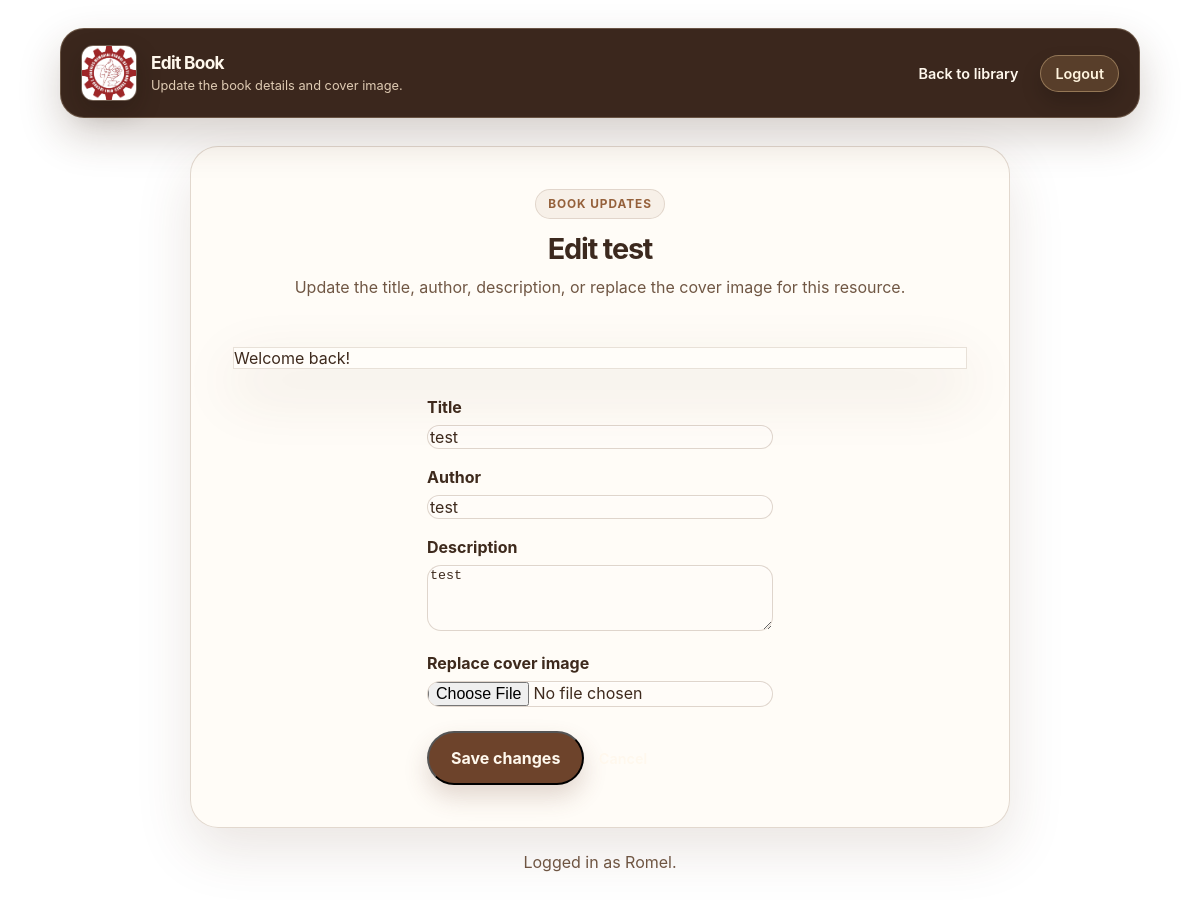
Screenshot of /edit_book.php?id=8 (signed in) with the database file from the repository.
### tables this page shows
CREATE TABLE books (
    id INTEGER PRIMARY KEY,
    title TEXT NOT NULL,
    author TEXT NOT NULL,
    description TEXT NOT NULL,
    file TEXT NOT NULL
, cover TEXT);

CREATE TABLE users (
    id INTEGER PRIMARY KEY AUTOINCREMENT,
    name TEXT NOT NULL,
    email TEXT NOT NULL UNIQUE,
    password_hash TEXT NOT NULL,
    created_at TEXT NOT NULL DEFAULT (datetime('now'))
, role TEXT NOT NULL DEFAULT 'student');

### init.php (called while the page is built, shortened)
<?php
$pdo = require __DIR__ . '/db.php';
function current_user(): ?array
{
    global $pdo;
    $stmt = $pdo->prepare('SELECT id, name, email, role FROM users WHERE id = :id');
    $stmt->execute([':id' => $_SESSION['user_id']]);
    return $stmt->fetch() ?: null;
}
function get_flash(): ?string
{
    $message = $_SESSION['flash_message'];
    return $message;
}
function escape_html(string $value): string
{
    return htmlspecialchars($value, ENT_QUOTES | ENT_SUBSTITUTE, 'UTF-8');
}

### edit_book.php (the view, shortened to what this page needs)
<?php
require __DIR__ . '/init.php';
$user = current_user();
$flash = get_flash();
$bookId = filter_input(INPUT_GET, 'id', FILTER_VALIDATE_INT);
$stmt = $pdo->prepare('SELECT id, title, author, description, file, cover FROM books WHERE id = :id');
$stmt->execute([':id' => $bookId]);
$book = $stmt->fetch();
$title = $book['title'];
$author = $book['author'];
$description = $book['description'];
?>
<!DOCTYPE html>
<html lang="en">
<head>
    <link rel="stylesheet" href="styles.css">
</head>
<body class="admin-page">
<div class="container admin-layout">
    <header class="site-header">
        <a class="site-brand" href="index.php">
            <img src="jzgmsat logo.jpg" alt="School logo" class="site-brand__mark" style="width:56px;height:56px;object-fit:cover;border-radius:12px;">
            <div>
                <div class="site-title">Edit Book</div>
                <div class="site-subtitle">Update the book details and cover image.</div>
            </div>
        </a>
        <nav class="nav-links">
            <a class="nav-link" href="library.php">Back to library</a>
            <a class="nav-link nav-link--button" href="logout.php">Logout</a>
        </nav>
    </header>
    <main class="card form-card">
        <div class="form-card__header">
            <div class="form-card__eyebrow">Book updates</div>
            <h1>Edit <?= escape_html($book['title']) ?></h1>
            <p class="form-card__intro">Update the title, author, description, or replace the cover image for this resource.</p>
        </div>
        <?php if ($flash): ?>
            <div class="alert"><?= escape_html($flash) ?></div>
        <?php endif; ?>
        <form method="post" enctype="multipart/form-data">
            <div class="form-field">
                <label for="title">Title</label>
                <input id="title" name="title" value="<?= escape_html($title) ?>" required>
            </div>
            <div class="form-field">
                <label for="author">Author</label>
                <input id="author" name="author" value="<?= escape_html($author) ?>" required>
            </div>
            <div class="form-field">
                <label for="description">Description</label>
                <textarea id="description" name="description" rows="4" required><?= escape_html($description) ?></textarea>
            </div>
            <div class="form-field">
                <label for="cover_file">Replace cover image</label>
                <input id="cover_file" type="file" name="cover_file" accept="image/jpeg,image/png,image/webp">
            </div>
            <div class="form-actions">
                <button class="button button--primary" type="submit">Save changes</button>
                <a class="nav-link" href="library.php">Cancel</a>
            </div>
        </form>
    </main>
    <footer class="footer">Logged in as <?= escape_html($user['name']) ?>.</footer>
</div>
</body>
</html>

### rows the page displays
books: title "test", author "test", description "test"
users: name "Romel"

### other values shown
escape_html($flash) "Welcome back!"
